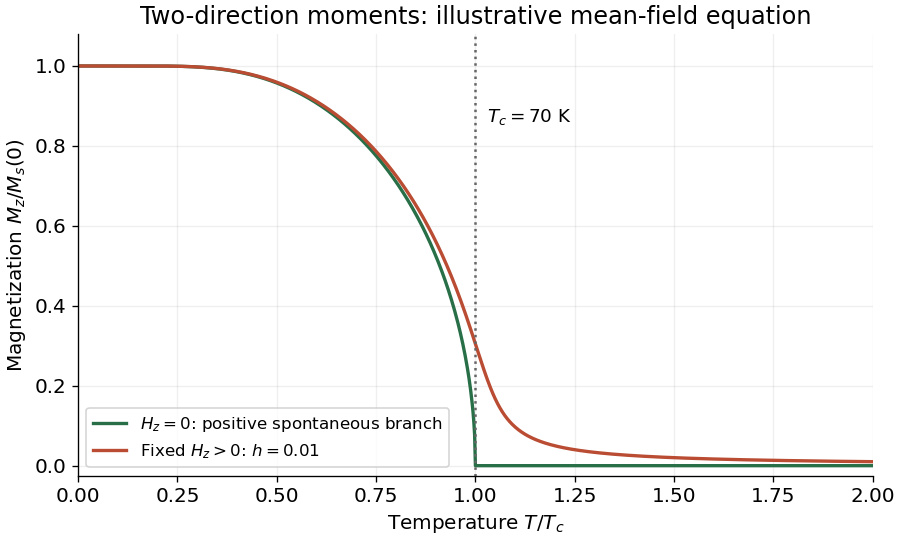

Source code (Python):
"""Original illustrative mean-field curves; Python 3.14, NumPy/Matplotlib."""
from pathlib import Path
import matplotlib
matplotlib.use('Agg')
import matplotlib.pyplot as plt
import numpy as np

plt.rcParams.update({'font.size':12,'axes.spines.top':False,'axes.spines.right':False})
def positive_solution(t,h):
    if t==0:return 1.
    if h==0 and t>=1:return 0.
    lo=1e-10 if h==0 else 0.
    hi=1.
    for _ in range(70):
        mid=(lo+hi)/2
        if mid-np.tanh((mid+h)/t)>0:hi=mid
        else:lo=mid
    return (lo+hi)/2

t=np.linspace(0,2,1001)
zero=np.array([positive_solution(x,0) for x in t])
field=np.array([positive_solution(x,.01) for x in t])
fig,ax=plt.subplots(figsize=(7.5,4.5),layout='constrained',facecolor='white')
ax.plot(t,zero,color='#286f48',lw=2,label=r'$H_z=0$: positive spontaneous branch')
ax.plot(t,field,color='#b94c32',lw=2,label=r'Fixed $H_z>0$: $h=0.01$')
ax.axvline(1,color='#666666',ls=':')
ax.text(1.03,.86,r'$T_c=70\ \mathrm{K}$',fontsize=11)
ax.set(xlabel=r'Temperature $T/T_c$',ylabel=r'Magnetization $M_z/M_s(0)$',xlim=(0,2),ylim=(-.025,1.08),title='Two-direction moments: illustrative mean-field equation')
ax.legend(loc='lower left',fontsize=10)
ax.grid(alpha=.2)
fig.savefig(Path.cwd()/Path(__file__).with_suffix('.png').name,dpi=120,facecolor='white',transparent=False)
